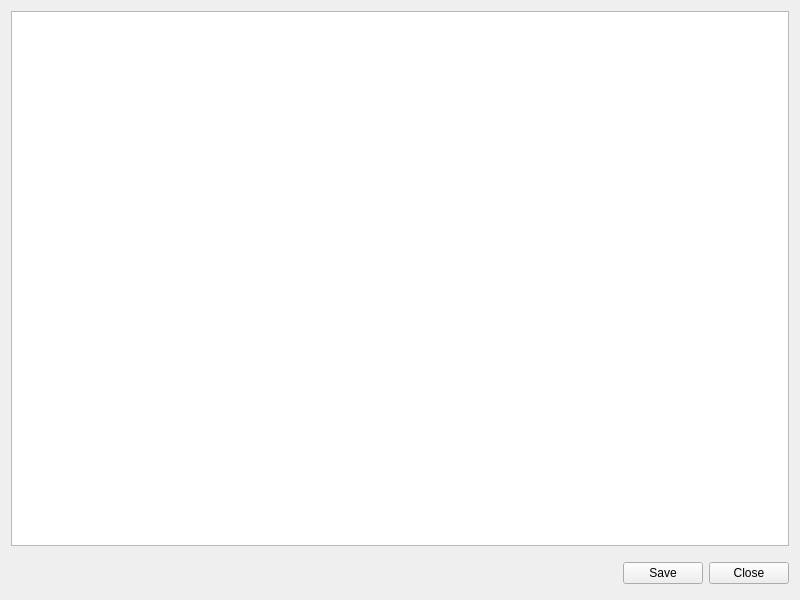
<?xml version="1.0" encoding="UTF-8"?>
<ui version="4.0">
 <class>TextEditor</class>
 <widget class="QWidget" name="TextEditor">
  <property name="geometry">
   <rect>
    <x>0</x>
    <y>0</y>
    <width>800</width>
    <height>600</height>
   </rect>
  </property>
  <property name="sizePolicy">
   <sizepolicy hsizetype="Minimum" vsizetype="Minimum">
    <horstretch>0</horstretch>
    <verstretch>0</verstretch>
   </sizepolicy>
  </property>
  <property name="minimumSize">
   <size>
    <width>300</width>
    <height>200</height>
   </size>
  </property>
  <property name="windowTitle">
   <string>Dialog</string>
  </property>
  <property name="locale">
   <locale language="English" country="UnitedStates"/>
  </property>
  <layout class="QVBoxLayout" name="verticalLayout">
   <item>
    <widget class="QTextEdit" name="TEText">
     <property name="font">
      <font>
       <family>Consolas</family>
      </font>
     </property>
     <property name="lineWrapMode">
      <enum>QTextEdit::NoWrap</enum>
     </property>
     <property name="tabStopDistance">
      <double>36.000000000000000</double>
     </property>
     <property name="acceptRichText">
      <bool>false</bool>
     </property>
    </widget>
   </item>
   <item>
    <spacer name="verticalSpacer_0">
     <property name="orientation">
      <enum>Qt::Vertical</enum>
     </property>
     <property name="sizeType">
      <enum>QSizePolicy::Minimum</enum>
     </property>
     <property name="sizeHint" stdset="0">
      <size>
       <width>20</width>
       <height>6</height>
      </size>
     </property>
    </spacer>
   </item>
   <item>
    <layout class="QHBoxLayout" name="horizontalLayoutButtons">
     <property name="spacing">
      <number>6</number>
     </property>
     <property name="leftMargin">
      <number>0</number>
     </property>
     <property name="topMargin">
      <number>0</number>
     </property>
     <property name="rightMargin">
      <number>0</number>
     </property>
     <property name="bottomMargin">
      <number>0</number>
     </property>
     <item>
      <spacer name="horizontalSpacer_0">
       <property name="orientation">
        <enum>Qt::Horizontal</enum>
       </property>
       <property name="sizeType">
        <enum>QSizePolicy::MinimumExpanding</enum>
       </property>
       <property name="sizeHint" stdset="0">
        <size>
         <width>200</width>
         <height>31</height>
        </size>
       </property>
      </spacer>
     </item>
     <item>
      <widget class="QPushButton" name="BSave">
       <property name="text">
        <string>Save</string>
       </property>
       <property name="icon">
        <iconset resource="DynExpManager.qrc">
         <normaloff>:/DynExpManager/icons/Document-save.svg</normaloff>:/DynExpManager/icons/Document-save.svg</iconset>
       </property>
      </widget>
     </item>
     <item>
      <widget class="QPushButton" name="BClose">
       <property name="text">
        <string>Close</string>
       </property>
      </widget>
     </item>
    </layout>
   </item>
  </layout>
 </widget>
 <resources>
  <include location="DynExpManager.qrc"/>
 </resources>
 <connections>
  <connection>
   <sender>BSave</sender>
   <signal>clicked()</signal>
   <receiver>TextEditor</receiver>
   <slot>OnSave()</slot>
   <hints>
    <hint type="sourcelabel">
     <x>278</x>
     <y>253</y>
    </hint>
    <hint type="destinationlabel">
     <x>96</x>
     <y>254</y>
    </hint>
   </hints>
  </connection>
  <connection>
   <sender>BClose</sender>
   <signal>clicked()</signal>
   <receiver>TextEditor</receiver>
   <slot>OnClose()</slot>
   <hints>
    <hint type="sourcelabel">
     <x>369</x>
     <y>253</y>
    </hint>
    <hint type="destinationlabel">
     <x>179</x>
     <y>282</y>
    </hint>
   </hints>
  </connection>
 </connections>
 <slots>
  <slot>OnSave()</slot>
  <slot>OnClose()</slot>
 </slots>
</ui>
